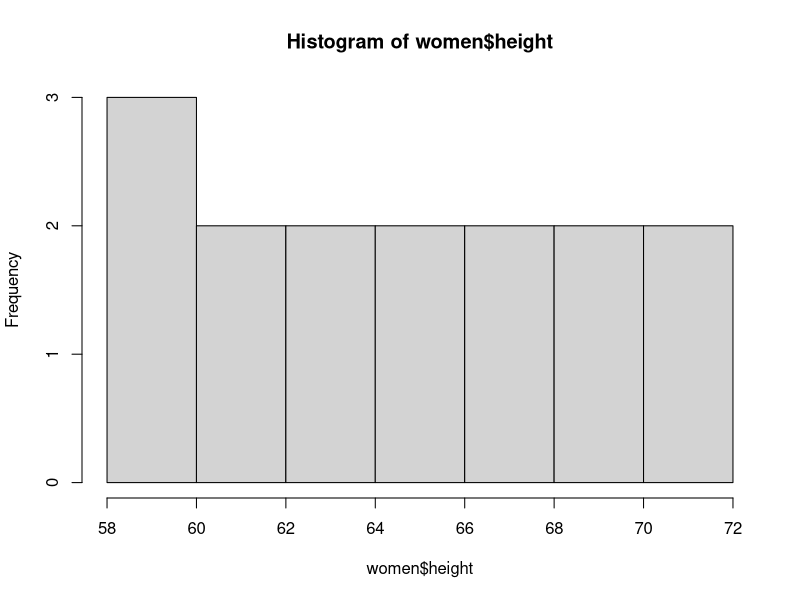
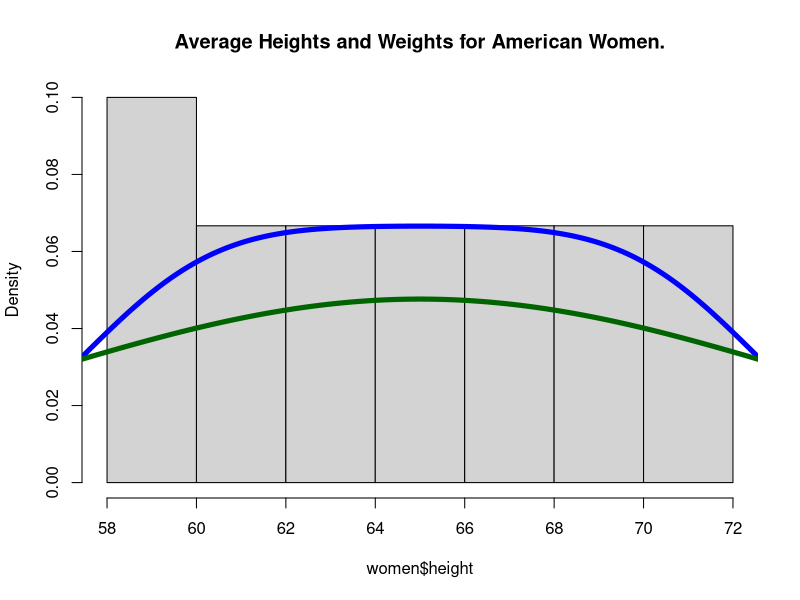
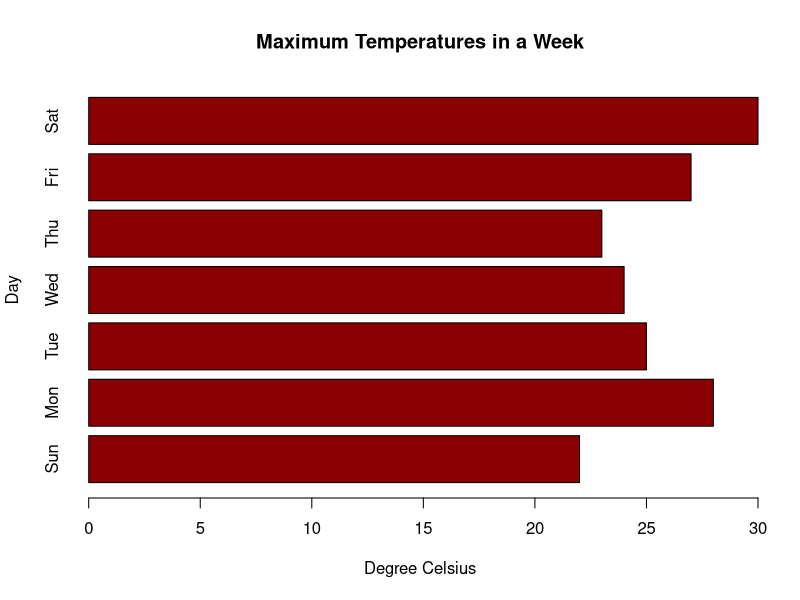

Write the R code that produced these figures, in order.
## Charts for DSFO_05_01 "Exploratory Graphs"

options(encoding = "UTF-8")

require("datasets")
#library(help=datasets)
data(women$height)  # Average Heights and Weights for American Women
hist(women$height)
# HISTOGRAM WITH OPTIONS
hist(women$height,
     freq = FALSE,  # Axis shows density, not frequency
     col = "light gray",  # Color for histogram
     main = "Average Heights and Weights for American Women.")

# SUPERIMPOSED KERNEL DENSITY ESTIMATES
lines(density(women$height), col = "blue", lwd = 5)
lines(density(women$height, adjust = 3), col = "darkgreen", lwd = 5)

max.temp <- c(22, 28, 25, 24, 23, 27,30)
barplot(max.temp,
        main = "Maximum Temperatures in a Week",
        xlab = "Degree Celsius",
        ylab = "Day",
        names.arg = c("Sun", "Mon", "Tue", "Wed", "Thu", "Fri", "Sat"),
        col = "darkred",
        horiz = TRUE)

